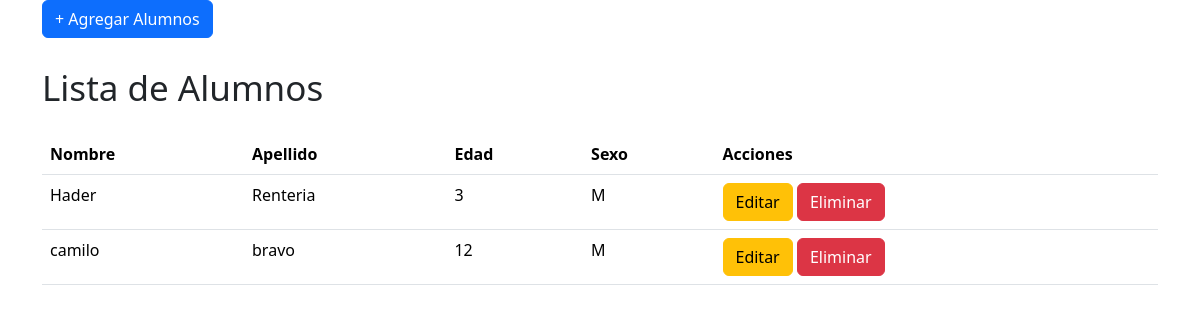
Before: / with the older database file.
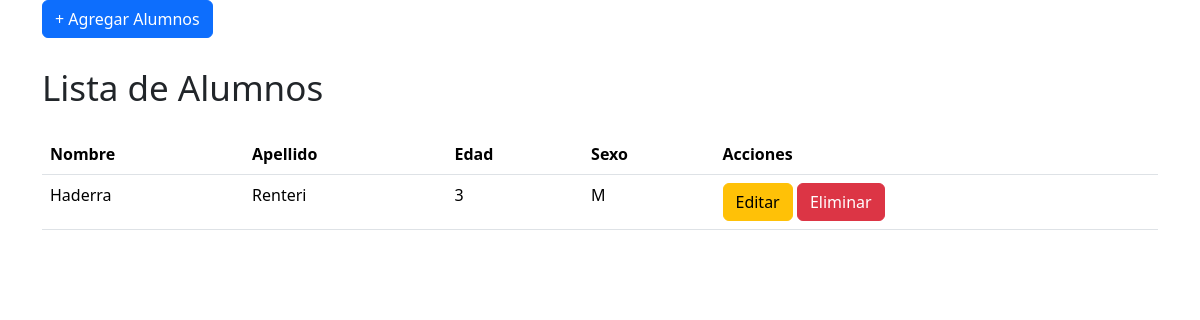
After: the same page with the newer database file.
### Apps/Alumno/models.py (models this page shows, shortened)
class Alummno (models.Model): # Clase que representa el modelo Alumno
    nombre = models.CharField(max_length=150, blank=False)
    apellido = models.CharField(max_length=150, blank=False)
    edad = models.IntegerField(blank=False)
    sexo = models.CharField(max_length=1, blank=False)

### Apps/Alumno/views.py (the view)
# urls.py: path('', v.inicio, name='inicio'), # Ruta que llama a la vista inicio
def inicio(request): # Función que representa la vista inicio
    alumno = Alummno.objects.all() # Consultamos todos los alumnos
    context = {
        'valumno': alumno # Enviamos los alumnos a la plantilla
    }
    return render(request, 'Alumno/inicio.html', context) # Retornamos la plantilla inicio.html con los alumnos

### Apps/Alumno/templates/Alumno/inicio.html (shortened to what this page needs)
{% extends 'Alumno/base.html' %}
{% block content %}
    <a class="btn btn-primary" href="{% url "alumno_new" %}">+ Agregar Alumnos</a>
    <h1 class="my-4">
        <small>Lista de Alumnos</small>
    </h1>
    <div class="row">
        <div class="col-md-12">
            <table class="table">
                <thead class="thead">
                    <tr>
                        <th>Nombre</th>
                        <th>Apellido</th>
                        <th>Edad</th>
                        <th>Sexo</th>
                        <th>Acciones</th>
                    </tr>
                </thead>
                <tbody>
                    {% for itemalumno in valumno %}
                        <tr>
                            <td>{{ itemalumno.nombre }}</td>
                            <td>{{ itemalumno.apellido }}</td>
                            <td>{{ itemalumno.edad }}</td>
                            <td>{{ itemalumno.sexo }}</td>
                            <td>
                                <a href="{% url 'alumno_update' itemalumno.id %}"><button class="btn btn-warning">Editar</button></a>
                                <a href="{% url 'alumno_delete' itemalumno.id %}"><button class="btn btn-danger">Eliminar</button></a>
                            </td>
                        </tr>
                    {% endfor %}
                </tbody>
            </table>
        </div>
    </div>
{% endblock %}

### Apps/Alumno/templates/Alumno/base.html (shortened to what this page needs)
<!DOCTYPE html>
<html lang="es">
<head>
    <link href="https://cdn.jsdelivr.net/npm/bootstrap@5.3.3/dist/css/bootstrap.min.css" rel="stylesheet">
</head>
<body>
     <div class="container" id="app">
        {% block content %}
        {% endblock %}
     </div>
</body>

Changed rows visible on the page:
removed Alummno: nombre "camilo", apellido "bravo", edad "12", sexo "M"
changed Alummno: nombre "Hader" → "Haderra"; apellido "Renteria" → "Renteri"
